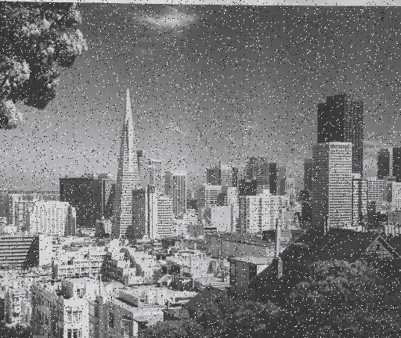
#> input picture imgnoise.jpg, 401 x 338 px
$ jupyter execute lab4_assignment.ipynb   (older library calls are emulated)
#> lines starting #> are read from the running program, lines starting #| are printed output that depends on the picture; after the words box and inside, x2 and y2 are one past the last pixel; in counts of white or black regions, pixels touching at a corner belong together
[cell 1]
# guided_noise_filtration.py
import cv2
import numpy as np
import matplotlib.pyplot as plt
# 1. อ่านภาพต้นฉบับเข้ามาและแปลงเป็น Grayscale 8-bit
img = cv2.imread('imgnoise.jpg', cv2.IMREAD_GRAYSCALE) # ใช้คำสั่ง cv2.imread เพื่อโหลดรูปภาพเข้ามาในหน่วยความจำ
#> img: shape (338, 401); min 22, max 250, mean 120.6
if img is None:
    raise FileNotFoundError("ไม่พบไฟล์รูปภาพ 'source.png' กรุณาตรวจสอบตําแหน่งไฟล์")
h, w = img.shape
#> h = 338; w = 401
print(f"โครงสร้างมิติภาพต้นฉบับ: {w} x {h} พิกเซล")
#| โครงสร้างมิติภาพต้นฉบับ: 401 x 338 พิกเซล

# 2. จําลองสร้างสัญญาณรบกวนแบบ Salt & Pepper (อัตราความหนาแน่นร้อยละ 5 ของพื้นที่พิกเซล)
noisy_img = img.copy()
total_pixels = h * w
#> total_pixels = 135538
num_noise_pixels = int(0.05 * total_pixels)
#> num_noise_pixels = 6776
# สุ่มตีกรอบพิกัดและใส่จุดเกลือสีขาวสว่างจ้า (255)
for _ in range(num_noise_pixels // 2):
    r_idx = np.random.randint(0, h)
    c_idx = np.random.randint(0, w)
    noisy_img[r_idx, c_idx] = 255
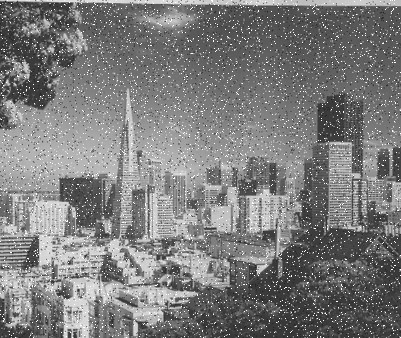
#> noisy_img: shape (338, 401); min 22, max 255, mean 123.9
# สุ่มตีกรอบพิกัดและใส่จุดพริกไทยสีดําสนิท (0)
for _ in range(num_noise_pixels // 2):
    r_idx = np.random.randint(0, h)
    c_idx = np.random.randint(0, w)

noisy_img[r_idx, c_idx] = 0
#> noisy_img: shape (338, 401); under 0.01% of pixels changed, all inside (x1, y1, x2, y2) = (399, 31, 400, 32)
# 3. ขจัดสัญญาณรบกวนด้วยตัวกรองเฉลี่ย (Box Filter) ขนาดหน้ากาก 3x3 และ 5x5
blur_box_3x3 = cv2.blur(noisy_img, (3, 3))
blur_box_5x5 = cv2.blur(noisy_img, (5, 5))
# 4. ขจัดสัญญาณรบกวนด้วยตัวกรองแบบไม่เชิงเส้น (Median Filter) ขนาด 3x3 และ 5x5
blur_median_3x3 = cv2.medianBlur(noisy_img, 3)
blur_median_5x5 = cv2.medianBlur(noisy_img, 5)
# 5. แสดงผลการเปรียบเทียบประสิทธิภาพทางทัศนภาพผ่าน Matplotlib
plt.figure(figsize=(16, 8))
plt.subplot(2, 3, 1); plt.imshow(img, cmap='gray'); plt.title('1. Original Image'); plt.axis('off') # แสดงผลรูปภาพบนกราฟของ matplotlib
plt.subplot(2, 3, 2); plt.imshow(noisy_img, cmap='gray'); plt.title('2. Noisy Image (Salt &Pepper)'); plt.axis('off') # แสดงผลรูปภาพบนกราฟของ matplotlib
plt.subplot(2, 3, 3); plt.imshow(blur_box_3x3, cmap='gray'); plt.title('3. Box Filter 3x3');plt.axis('off') # แสดงผลรูปภาพบนกราฟของ matplotlib
plt.subplot(2, 3, 4); plt.imshow(blur_box_5x5, cmap='gray'); plt.title('4. Box Filter 5x5');plt.axis('off') # แสดงผลรูปภาพบนกราฟของ matplotlib
plt.subplot(2, 3, 5); plt.imshow(blur_median_3x3, cmap='gray'); plt.title('5. Median Filter 3x3(Clean!)'); plt.axis('off') # แสดงผลรูปภาพบนกราฟของ matplotlib
plt.subplot(2, 3, 6); plt.imshow(blur_median_5x5, cmap='gray'); plt.title('6. Median Filter 5x5');plt.axis('off') # แสดงผลรูปภาพบนกราฟของ matplotlib
plt.tight_layout()
plt.show() # สั่งเรนเดอร์และแสดงกราฟทั้งหมดออกทางหน้าจอ

[cell 2]
# guided_padding_comparison.py
import cv2
import matplotlib.pyplot as plt
# อ่านภาพต้นฉบับ
img = cv2.imread('imgnoise.jpg') # ใช้คำสั่ง cv2.imread เพื่อโหลดรูปภาพเข้ามาในหน่วยความจำ
#> img is the input picture: shape (338, 401, 3); mean B, G, R 120.8, 120.6, 120.6

# กําหนดขนาดของการทํา Padding รอบทิศทางกว้างขวา 50 พิกเซล
pad_size = 50
# 1. Zero Padding (เติมศูนย์สีดํา)
pad_zero = cv2.copyMakeBorder(img, pad_size, pad_size, pad_size, pad_size,
borderType=cv2.BORDER_CONSTANT, value=[0, 0, 0])
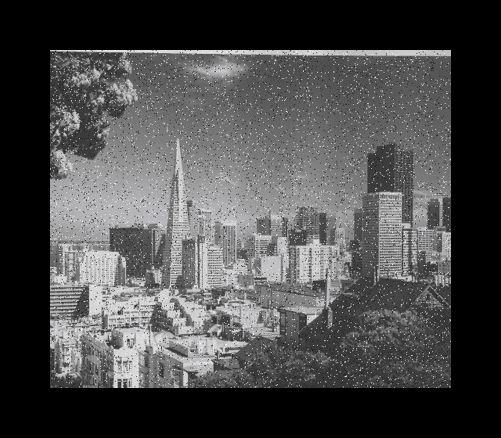
#> pad_zero: shape (438, 501, 3); mean B, G, R 74.6, 74.5, 74.5
# 2. Replicate Padding (คัดลอกค่าสีริมขอบแผ่แนวตรง)
pad_replicate = cv2.copyMakeBorder(img, pad_size, pad_size, pad_size, pad_size,
borderType=cv2.BORDER_REPLICATE)
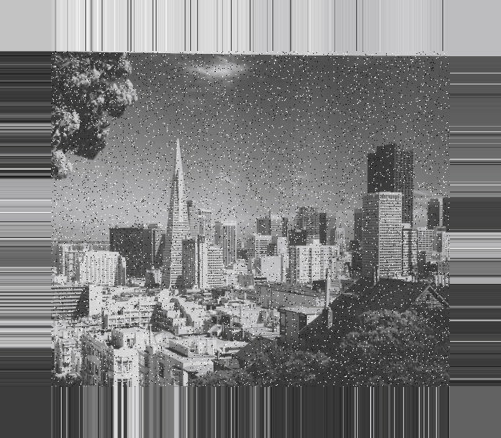
#> pad_replicate: shape (438, 501, 3); mean B, G, R 123.3, 123, 123
# 3. Reflect Padding (สะท้อนย้อนกลับที่ริมขอบ - BORDER_REFLECT_101)
pad_reflect = cv2.copyMakeBorder(img, pad_size, pad_size, pad_size, pad_size,
borderType=cv2.BORDER_REFLECT_101)
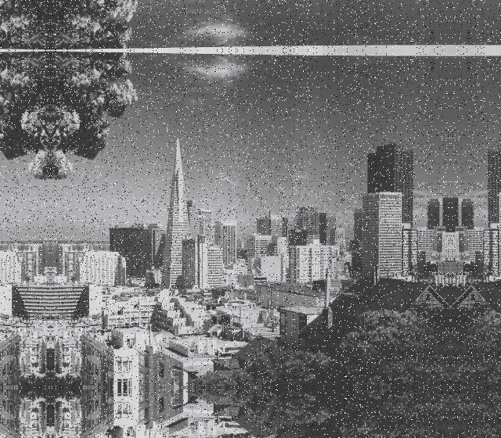
#> pad_reflect: shape (438, 501, 3); mean B, G, R 115.6, 115.4, 115.4
# 4. Wrap Padding (คาบสัญญาณวนแบบ Circular)
pad_wrap = cv2.copyMakeBorder(img, pad_size, pad_size, pad_size, pad_size,
borderType=cv2.BORDER_WRAP)
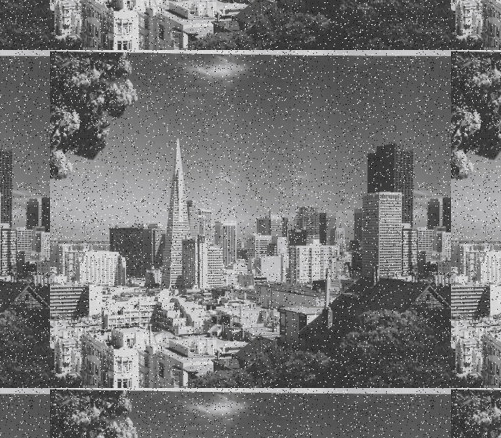
#> pad_wrap: shape (438, 501, 3); mean B, G, R 115.6, 115.5, 115.5
# แปลงสีก่อนแสดงผลร่วมกับ Matplotlib (BGR -> RGB)
pad_zero = cv2.cvtColor(pad_zero, cv2.COLOR_BGR2RGB) # แปลงสเปซสี (Color Space) ของภาพ เช่น BGR เป็น RGB หรือ Grayscale
pad_replicate = cv2.cvtColor(pad_replicate, cv2.COLOR_BGR2RGB) # แปลงสเปซสี (Color Space) ของภาพ เช่น BGR เป็น RGB หรือ Grayscale
pad_reflect = cv2.cvtColor(pad_reflect, cv2.COLOR_BGR2RGB) # แปลงสเปซสี (Color Space) ของภาพ เช่น BGR เป็น RGB หรือ Grayscale
pad_wrap = cv2.cvtColor(pad_wrap, cv2.COLOR_BGR2RGB) # แปลงสเปซสี (Color Space) ของภาพ เช่น BGR เป็น RGB หรือ Grayscale
# แสดงภาพเปรียบเทียบ
plt.figure(figsize=(12, 10))
plt.subplot(2, 2, 1); plt.imshow(pad_zero); plt.title('1. Zero Padding (BORDER_CONSTANT)') # แสดงผลรูปภาพบนกราฟของ matplotlib
plt.subplot(2, 2, 2); plt.imshow(pad_replicate); plt.title('2. Replicate Padding') # แสดงผลรูปภาพบนกราฟของ matplotlib
plt.subplot(2, 2, 3); plt.imshow(pad_reflect); plt.title('3. Reflect Padding') # แสดงผลรูปภาพบนกราฟของ matplotlib
plt.subplot(2, 2, 4); plt.imshow(pad_wrap); plt.title('4. Wrap Padding (Circular)') # แสดงผลรูปภาพบนกราฟของ matplotlib
plt.tight_layout()
plt.show() # สั่งเรนเดอร์และแสดงกราฟทั้งหมดออกทางหน้าจอ

[cell 3]
import cv2
import numpy as np
import time

def manual_averaging_filter(image, kernel_size):
    """
    ฟังก์ชันตัวกรองค่าเฉลี่ยแบบแมนนวล (Manual Box Filter)
    """
#> called with kernel_size = 5
    # 1. คำนวณขนาดของการทำ Padding ตามสูตร P = (K - 1) / 2
    P = (kernel_size - 1) // 2

    # 2. การจัดการขอบภาพ (Zero Padding) ด้วย cv2.copyMakeBorder
    padded_image = cv2.copyMakeBorder(image, P, P, P, P,
                                      borderType=cv2.BORDER_CONSTANT, value=0)
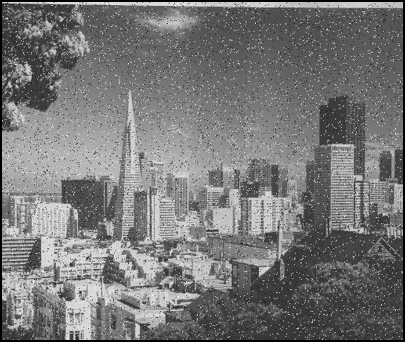
#> padded_image: shape (342, 405); min 0, max 250, mean 118

    # เตรียมอาเรย์ว่างสำหรับเก็บผลลัพธ์ (ขนาดและชนิดข้อมูลเดียวกับภาพต้นฉบับ)
    h, w = image.shape
#> h = 338; w = 401
    output_image = np.zeros((h, w), dtype=np.uint8)

    # ตัวหารเฉลี่ย (K^2)
    k_squared = kernel_size * kernel_size

    # 3. กลไกการสแกนและคูณสะสม (วนลูป for ซ้อนกัน 2 ชั้น)
    for i in range(h):
        for j in range(w):
            # ดึงพิกเซลเพื่อนบ้านที่อยู่ใต้หน้ากากย่อยขนาด K x K
            # ตำแหน่งใน padded_image จะเลื่อนไปครอบคลุมพื้นที่ [i ถึง i+K, j ถึง j+K]
            region = padded_image[i : i + kernel_size, j : j + kernel_size]

            # นำมาบวกรวมกันแล้วหารด้วยตัวหารเฉลี่ย
            # (ใช้ np.sum() ช่วยหาผลรวมในพื้นที่ย่อย ซึ่งถือเป็นคำสั่งพื้นฐานของ NumPy)
            avg_value = np.sum(region) / k_squared

            # บันทึกผลลงบนอาเรย์ภาพผลลัพธ์
            output_image[i, j] = np.uint8(avg_value)

    return output_image

if __name__ == "__main__":
    # --- ส่วนที่ 4: การเปรียบเทียบประสิทธิภาพเชิงสถิติ ---

    # อ่านภาพต้นฉบับ (สมมติว่าใช้ไฟล์ภาพ source.png ในโหมด Grayscale)
    # หากไม่มีไฟล์ สามารถทดสอบด้วยภาพจำลองสุ่ม np.random.randint(0, 256, (500, 500), dtype=np.uint8) ได้
    img = cv2.imread('imgnoise.jpg', cv2.IMREAD_GRAYSCALE) # ใช้คำสั่ง cv2.imread เพื่อโหลดรูปภาพเข้ามาในหน่วยความจำ

    if img is None:
        print("ไม่พบไฟล์ 'source.png' จะทำการสร้างภาพจำลองขนาด 500x500 เพื่อทดสอบแทน")
        img = np.random.randint(0, 256, (500, 500), dtype=np.uint8)

    K = 5 # ขนาดหน้ากากตัวอย่าง 5x5

    print(f"--- เริ่มต้นเปรียบเทียบประสิทธิภาพการกรอง (Kernel Size: {K}x{K}) ---")

    # 1. จับเวลาของ Manual Filter
    start_time_manual = time.time()
    manual_result = manual_averaging_filter(img, K)
    end_time_manual = time.time()
    manual_time = end_time_manual - start_time_manual

    # 2. จับเวลาของ OpenCV (cv2.blur)
    start_time_cv2 = time.time()
    cv2_result = cv2.blur(img, (K, K))
    end_time_cv2 = time.time()
    cv2_time = end_time_cv2 - start_time_cv2

    # 3. สรุปผล
    print(f"เวลาประมวลผล Manual Filter: {manual_time:.4f} วินาที")
    print(f"เวลาประมวลผล cv2.blur:      {cv2_time:.6f} วินาที")

    # ระวังกรณีที่ cv2_time เร็วมากจนเป็น 0
    if cv2_time > 0:
        speedup = manual_time / cv2_time
        print(f"-> สรุป: cv2.blur ของ OpenCV ทำงานเร็วกว่าประมาณ {speedup:.2f} เท่า")
    else:
        print("-> สรุป: cv2.blur ทำงานเร็วมากจนวัดเวลาเป็น 0.000000 วินาที")

[cell 4]
import cv2
import numpy as np
import time

def manual_averaging_filter(image, kernel_size):
    K = kernel_size
    # ใช้ // (integer division) เพราะ K เป็นเลขคี่เสมอ (3 หรือ 5) ดังนั้น (K-1) จะหารด้วย 2 ลงตัวพอดี
    P = (K - 1) // 2

    padding_image = cv2.copyMakeBorder(
        image,
        top = P , bottom = P , left = P , right = P ,
        borderType = cv2.BORDER_CONSTANT ,
        value = 0
    )

    height , wight = image.shape # ของรูปต้นฉบับ
    output_image = np.zeros((height, wight), dtype = np.uint8) # เตรียมภาพเปล่าๆ

    for i in range(height): # แนวแถว
        for j in range(wight): # แนวคอลัม
            # ตำแหน่งพิกเซล (i,j) เดิม อยู่ที่ (i+P, j+P) ในภาพ pad แล้ว
            center_row = i + P
            center_col = j + P

            # ตัดหน้าต่าง K x K รอบพิกเซลนี้ออกมา
            window = padding_image[
                center_row - P : center_row + P + 1 ,
                center_col - P : center_col + P + 1 ,
            ]

            # รวมค่าพิกเซลทั้งหมดในหน้าต่าง แล้วหารด้วย K^2
            total = 0
            for m in range(K):
                for n in range(K):
                    total += int(window[m , n]) # ใช้ int กันค่า overflow ตอนบวก

            average_value = total // (K * K)

            output_image[i , j] = average_value

    return output_image

# ส่วนทดสอบ + วัดเวลาเปรียบเทียบกับ cv2.blur()
if __name__ == "__main__":

    # โหลดภาพจริง แปลงเป็น grayscale
    image = cv2.imread('imgnoise.jpg', cv2.IMREAD_GRAYSCALE) # ใช้คำสั่ง cv2.imread เพื่อโหลดรูปภาพเข้ามาในหน่วยความจำ

    if image is None:
        raise FileNotFoundError("ไม่พบไฟล์ภาพ กรุณาตรวจสอบ path ของไฟล์")

    kernel_sizes = [3, 5]

    for K in kernel_sizes:
        print(f"===== Kernel size: {K}x{K} =====")

        # ---- วัดเวลาโค้ด manual ----
        start_time = time.time()
        manual_result = manual_averaging_filter(image, K)
        end_time = time.time()
        manual_time = end_time - start_time

        # ---- วัดเวลา cv2.blur() ----
        start_time = time.time()
        cv2_result = cv2.blur(image, (K, K))
        end_time = time.time()
        cv2_time = end_time - start_time

        # ---- แสดงผลเปรียบเทียบ ----
        print(f"Manual averaging filter time : {manual_time:.6f} วินาที")
        print(f"cv2.blur() time              : {cv2_time:.6f} วินาที")
        print(f"Manual ช้ากว่า cv2.blur() ประมาณ {manual_time / cv2_time:.1f} เท่า")
        print()

        # ---- บันทึกภาพผลลัพธ์ ----
        cv2.imwrite(f'manual_result_k{K}.png', manual_result)
        cv2.imwrite(f'cv2_result_k{K}.png', cv2_result)
#> this loop made 2 passes
#> pass 1, in manual_averaging_filter, `padding_image = cv2.copyMakeBorder( image, top = P , bottom = P , left..`:
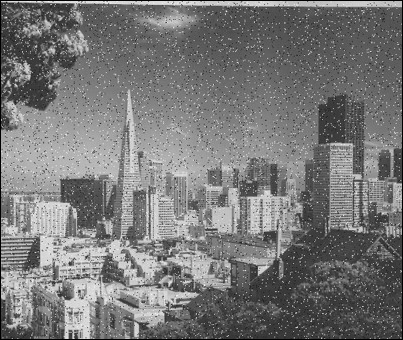
#> padding_image: shape (340, 403); min 0, max 250, mean 119.3

    print("เสร็จสิ้น: บันทึกภาพผลลัพธ์ทั้งหมดเรียบร้อยแล้ว")

[cell 5]
# อ่านไฟล์ภาพสี แล้วแปลงเป็นภาพระดับสีเทา
image_color = cv2.imread('imgnoise.jpg') # ใช้คำสั่ง cv2.imread เพื่อโหลดรูปภาพเข้ามาในหน่วยความจำ
gray_image = cv2.cvtColor(image_color, cv2.COLOR_BGR2GRAY) # แปลงสเปซสี (Color Space) ของภาพ เช่น BGR เป็น RGB หรือ Grayscale

laplacian_kernel = np.array([
    [-1, -1, -1],
    [-1,  8, -1],
    [-1, -1, -1]
], dtype=np.float32)

laplacian_gradient = cv2.filter2D(gray_image, cv2.CV_64F, laplacian_kernel) # ใช้ cv2.filter2D นำเคอร์เนลมาคอนโวลูชันกับภาพ
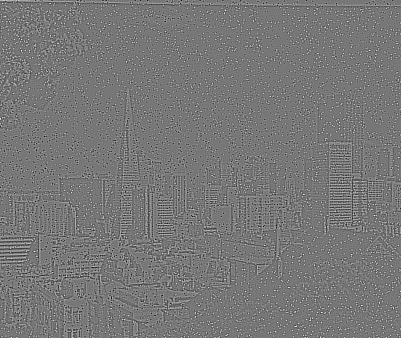
#> laplacian_gradient: shape (338, 401) float64; min -1007, max 1141, mean 0.1; drawn with min black and max white

sharpened_image = gray_image.astype(np.float64) - laplacian_gradient
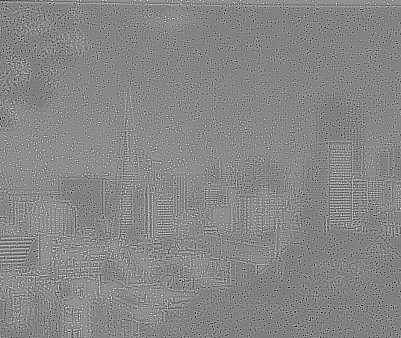
#> sharpened_image: shape (338, 401) float64; min -922, max 1048, mean 120.6; drawn with min black and max white

sharpened_image = np.clip(sharpened_image, 0, 255) # ใช้ np.clip จำกัดค่าพิกเซลไม่ให้ต่ำกว่า 0 หรือเกิน 255
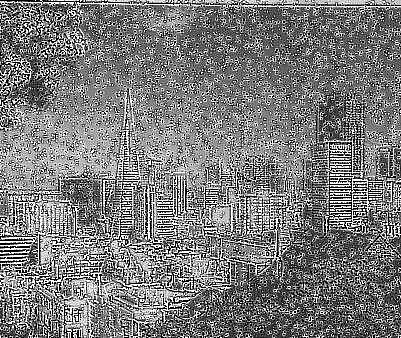
#> sharpened_image: shape (338, 401) float64; min 0, max 255, mean 123.3
sharpened_image = sharpened_image.astype(np.uint8)

# ---- Plot เปรียบเทียบ 3 ภาพ ----
fig, axes = plt.subplots(1, 3, figsize=(15, 5))

# ภาพที่ 1: ภาพสีเทาต้นฉบับ
axes[0].imshow(gray_image, cmap='gray')
axes[0].set_title('Original Grayscale')
axes[0].axis('off')

# ภาพที่ 2: ภาพเกรเดียนต์ Laplacian (ขอบเขต)
axes[1].imshow(laplacian_gradient, cmap='gray')
axes[1].set_title('Laplacian Gradient')
axes[1].axis('off')

# ภาพที่ 3: ภาพคมชัดที่ได้ (ผลลัพธ์สุดท้าย)
axes[2].imshow(sharpened_image, cmap='gray')
axes[2].set_title('Sharpened Output')
axes[2].axis('off')

plt.tight_layout()
plt.savefig('comparison_plot.png')   # (ทางเลือก) บันทึกภาพเปรียบเทียบทั้ง 3 ช่องเก็บไว้ด้วย
plt.show() # สั่งเรนเดอร์และแสดงกราฟทั้งหมดออกทางหน้าจอ

# ---- บันทึกเฉพาะภาพคมชัดผลลัพธ์สุดท้าย ตามชื่อที่โจทย์กำหนด ----
cv2.imwrite('sharpened_output.png', sharpened_image)
#> Out = True

$ run again, with roi_center.jpg copied over imgnoise.jpg
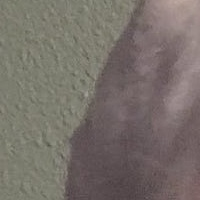
#> input picture roi_center.jpg, 200 x 200 px
#| โครงสร้างมิติภาพต้นฉบับ: 200 x 200 พิกเซล
#> after the loop `for _ in range(num_noise_pixels // 2):`:
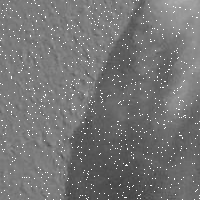
#> noisy_img: shape (200, 200); min 66, max 255, mean 116.8
#> img is the input picture: shape (200, 200, 3); mean B, G, R 105.6, 111.6, 119.4
#> `sharpened_image = gray_image.astype(np.float64) - laplacian_gradient`:
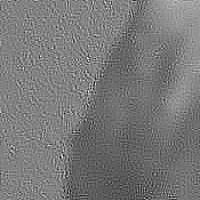
#> sharpened_image: shape (200, 200) float64; min -21, max 262, mean 113.3; drawn with min black and max white
#> Out = True
